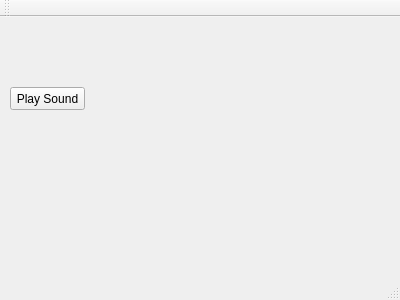
<?xml version="1.0" encoding="UTF-8"?>
<ui version="4.0">
 <class>MainWindow</class>
 <widget class="QMainWindow" name="MainWindow">
  <property name="geometry">
   <rect>
    <x>0</x>
    <y>0</y>
    <width>400</width>
    <height>300</height>
   </rect>
  </property>
  <property name="windowTitle">
   <string>MainWindow</string>
  </property>
  <widget class="QWidget" name="centralWidget">
   <widget class="QPushButton" name="pushButton">
    <property name="geometry">
     <rect>
      <x>10</x>
      <y>70</y>
      <width>75</width>
      <height>23</height>
     </rect>
    </property>
    <property name="text">
     <string>Play Sound</string>
    </property>
   </widget>
  </widget>
  <widget class="QMenuBar" name="menuBar">
   <property name="geometry">
    <rect>
     <x>0</x>
     <y>0</y>
     <width>400</width>
     <height>21</height>
    </rect>
   </property>
  </widget>
  <widget class="QToolBar" name="mainToolBar">
   <attribute name="toolBarArea">
    <enum>TopToolBarArea</enum>
   </attribute>
   <attribute name="toolBarBreak">
    <bool>false</bool>
   </attribute>
  </widget>
  <widget class="QStatusBar" name="statusBar"/>
 </widget>
 <layoutdefault spacing="6" margin="11"/>
 <resources/>
 <connections/>
</ui>
